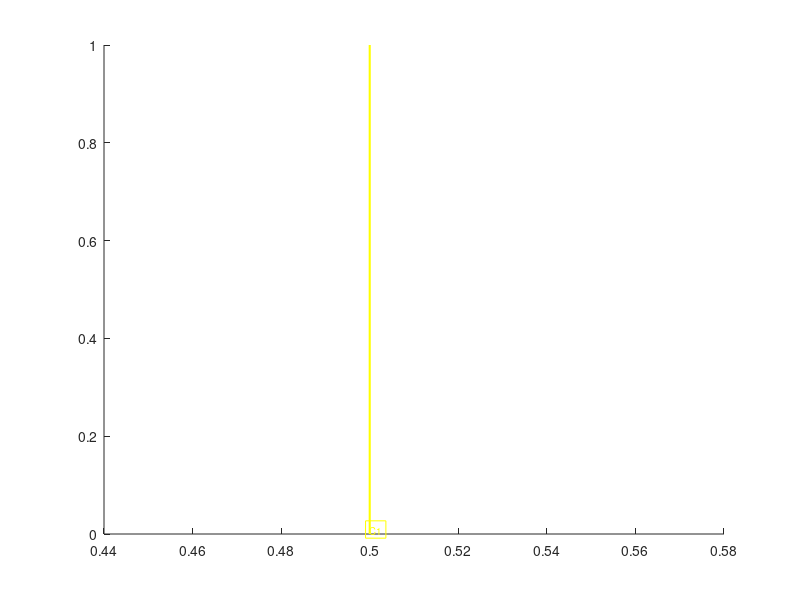

MATLAB code to generate this figure: (Note: this script raises an error after producing the figure.)
function NumberOfCursor=CreateCursor(fhandle, NumberOfCursor, AxesList, UserFunction)
% scCreateCursor creates or replaces a vertical cursor
%
% Examples
% n=CreateCursor()
% n=CreateCursor(fighandle)
% n=CreateCursor(fighandle, CursorNumber)
% n=CreateCursor(fighandle, CursorNumber, AxesList)
% n=CreateCursor(fighandle, CursorNumber, AxesList, UserFunction)
%
% Cursors are specific to a figure. If the figure handle is not specified
% in fhandle, the current figure (returned by gcf) will be used.
% CursorNumber is any positive number. If not specified the lowest numbered
% free cursor number will be used. 
%
% AxesList, if supplied and not empty, is vector of axes handles and 
% will restrict the drawing of cursors to the specified axes. Note that
% cursor numbers must be unique to any MATLAB figure but using this feature,
% cursors 1 and 2, for example,  could be applied to one set of axes 
% while 3 and 4 are applied to a second set.
%
% UserFunction, if specified is a function handle or a cell array
% containing a function handle in the first element. The function will be
% called when there is a ButtonUpEvent following movement of the cursor.
% if UserFunction is a cell array, the 2nd and subsequent elements will be
% passed to the function as arguments.
%
% Returns n, the number of the cursor created in the relevant figure.
%
% A record is kept of the cursors in the figure's application data
% area. Cursor n occupies the nth element of a cell array. Each element is
% a structure containing the following fields:
%           Handles:    a list of objects associated with this cursor -
%                       one line for each axes and one or more text objects
%           IsActive:   true if this cursor is currently being moved. False
%                       otherwise. For manual cursors, IsActive is set by a
%                       button down on the cursor and cleared by a button
%                       up. 
% Functions that affect the position of a cursor must explicitly update all
% the objects listed in Handles. A cursor is not presently an object itself.
%
% Revisions: 27.02.07 add restoration of gca
%            30.01.08 add uicontextmenu. Speed up UpdateCursorPosition.
%            14.11.09 add UserFunction argument
%            15.11.09 update text label only on button up - improves speed
%
% -------------------------------------------------------------------------
% Author: Malcolm Lidierth 01/07
% Copyright ?The Author & King's College London 2007-
% -------------------------------------------------------------------------
%

% Note: These functions presently work with 2D views only

% Keep gca to restore current axes at end
current=gca;

% Figure details
if nargin<1
    fhandle=gcf;
end

if nargin<3
    if isappdata(fhandle, 'AxesList')
        % Within sigTOOL figure
        AxesList=getappdata(fhandle, 'AxesList');
        AxesList=AxesList(AxesList>0);
    else
        % Otherwise
        AxesList=sort(findobj(fhandle, 'type', 'axes'));
    end
else
    if isempty(AxesList)
        AxesList=sort(findobj(fhandle, 'type', 'axes'));
    end
end

if nargin<4
    UserFunction=[];
end

% Get cursor info
newhandles=zeros(1, length(AxesList));
Cursors=getappdata(fhandle, 'VerticalCursors');

% Deal with this cursor number

if isempty(Cursors)
    NumberOfCursor=1;
else
    if nargin<2
        FirstEmpty=0;
        if ~isempty(Cursors)
            for i=1:length(Cursors)
                if isempty(Cursors{i})
                    FirstEmpty=i;
                    break
                end
            end
        end
        if FirstEmpty==0
            NumberOfCursor=length(Cursors)+1;
            Cursors{NumberOfCursor}=[];
        else
            NumberOfCursor=FirstEmpty;
        end
    end
end

% Add numel 19.01.08
if ~isempty(Cursors) && numel(Cursors)>NumberOfCursor && ~isempty(Cursors{NumberOfCursor}) &&...
        isfield(Cursors{NumberOfCursor},'CursorIsActive');
    if Cursors{NumberOfCursor}.CursorIsActive==true
        disp('CreateCursor: Ignored attempt to delete the currently active cursor');
        return
    else
        delete(Cursors{NumberOfCursor}.Handles);
    end
end
Cursors{NumberOfCursor}.IsActive=false;
Cursors{NumberOfCursor}.Handles=[];
Cursors{NumberOfCursor}.Type='';


XLim=get(AxesList(end),'XLim');
xhalf=XLim(1)+(0.5*(XLim(2)-XLim(1)));
for i=1:length(AxesList)
    % For each cursor there is a line object in each axes
    subplot(AxesList(i));
        YLim=get(AxesList(i),'YLim');
        newhandles(i)=line([xhalf xhalf], [YLim(1) YLim(2)]);
        Cursors{NumberOfCursor}.Type='2D';
end

Curcolor = [0.63 0.18 0.18];

% Put a label at the top and make it behave as part of the cursor
axes(AxesList(1));
YLim=get(AxesList(1),'YLim');
th=text(xhalf, YLim(1), ['C' num2str(NumberOfCursor)],...
    'Tag','Cursor',...
    'UserData', NumberOfCursor,...
    'FontSize', 7,...
    'HorizontalAlignment','left',...
    'VerticalAlignment','bottom',...
    'Color', 'y',...
    'EdgeColor','y',...
    'Clipping','off',...
    'ButtonDownFcn',{@CursorButtonDownFcn});

%     'Color', 'k',...
%     'EdgeColor',[26/255 133/255 5/255],...

% Set line properties en bloc
% Note UserData has the cursor number
if ispc==1
    % Windows
    EraseMode='xor';
else
    % Mac etc: 'xor' may cause problems
    EraseMode='normal';
end
set(newhandles, 'Tag', 'Cursor',...
    'Color', 'y',...
    'UserData', NumberOfCursor,...
    'Linewidth',1.5,...
    'Erasemode', EraseMode,...
    'ButtonDownFcn',{@CursorButtonDownFcn, UserFunction});
%     'Color', [26/255 133/255 5/255],...

Cursors{NumberOfCursor}.IsActive=false;
Cursors{NumberOfCursor}.Handles=[newhandles th];

cmenu=uicontextmenu();
uimenu(cmenu, 'Label', 'Delete', 'Callback', @Delete,...
    'UserData', NumberOfCursor);
set(Cursors{NumberOfCursor}.Handles, 'UIContextMenu', cmenu);

setappdata(fhandle, 'VerticalCursors', Cursors);
set(gcf, 'WindowButtonMotionFcn',{@CursorWindowButtonMotionFcn});
% Restore the axes on entry as the current axes
axes(current)
return
end

%--------------------------------------------------------------------------
function CursorButtonDownFcn(hObject, EventData, UserFunction) %#ok<INUSD>
%--------------------------------------------------------------------------

% Make sure we have a left button click
type=get(ancestor(hObject,'figure'), 'SelectionType');
flag=strcmp(type, 'normal');
if flag==0
    % Not so, return and let matlab call the required callback, 
    % e.g. the uicontextmenu, which will be in the queue
    return
end;

% Flag the active cursor
Cursors=getappdata(gcf, 'VerticalCursors');
for i=1:length(Cursors)
    if isempty(Cursors{i})
        continue
    end
    if any(Cursors{i}.Handles==hObject)
            % Set flag
            Cursors{i}.IsActive=true;
            break
    end
end
setappdata(gcf, 'VerticalCursors', Cursors);

% Set up
StoreWindowButtonDownFcn=get(gcf,'WindowButtonDownFcn');
StoreWindowButtonUpFcn=get(gcf,'WindowButtonUpFcn');
StoreWindowButtonMotionFcn=get(gcf,'WindowButtonMotionFcn');
% Store these values in the CursorButtonUpFcn persistent variables so they
% can be used/restored later
CursorButtonUpFcn({hObject,...
    StoreWindowButtonDownFcn,...
    StoreWindowButtonUpFcn,...
    StoreWindowButtonMotionFcn});
% Motion callback needs only the current cursor number
CursorButtonMotionFcn({hObject});

% Set up callbacks
set(gcf, 'WindowButtonUpFcn',{@CursorButtonUpFcn, UserFunction});
set(gcf, 'WindowButtonMotionFcn',{@CursorButtonMotionFcn});
return
end

%--------------------------------------------------------------------------
function CursorButtonUpFcn(hObject, EventData, UserFunction) %#ok<INUSD>
%--------------------------------------------------------------------------
% These persistent values are set by a call from CursorButtonDownFcn
persistent ActiveHandle;
persistent StoreWindowButtonDownFcn;
persistent StoreWindowButtonUpFcn;
persistent StoreWindowButtonMotionFcn;

% Called from CursorButtonDownFcn - hObject is a cell with values to seed
% the persistent variables
if iscell(hObject)
    ActiveHandle=hObject{1};
    StoreWindowButtonDownFcn=hObject{2};
    StoreWindowButtonUpFcn=hObject{3};
    StoreWindowButtonMotionFcn=hObject{4};
    return
end

% Called by button up in a figure window - use the stored CurrentCursor
% value
[Handles cpos]=UpdateCursorPosition(ActiveHandle);
% 15.11.09 Update cursor text object(s)
LabelHandle=findobj(Handles, 'Type', 'text');
tpos=get(LabelHandle,'Position');
tpos(1)=cpos(1);
set(LabelHandle,'Position',tpos);
set(LabelHandle, 'Visible', 'on');
    
% Restore the figure's original callbacks - make sure we do this in the
% same figure that we had when the mouse button-down was detected
h=ancestor(ActiveHandle,'figure');
set(h, 'WindowButtonDownFcn', StoreWindowButtonDownFcn);
set(h, 'WindowButtonUpFcn', StoreWindowButtonUpFcn);
set(h, 'WindowButtonMotionFcn',StoreWindowButtonMotionFcn);


% Remove the active cursor flag
Cursors=getappdata(gcf, 'VerticalCursors');
for i=1:length(Cursors)
    if isempty(Cursors{i})
        continue
    end
    if any(Cursors{i}.Handles==ActiveHandle)
        Cursors{i}.IsActive=false;
        break
    end
end
setappdata(gcf, 'VerticalCursors', Cursors);

% Added 14.11.09. Call user specified function on button up
if nargin==3 && ~isempty(UserFunction)
    if iscell(UserFunction)
        UserFunction{1}(UserFunction{2:end});
    else
        UserFunction();
    end
end

return
end

%--------------------------------------------------------------------------
function CursorButtonMotionFcn(hObject, EventData) %#ok<INUSD>
%--------------------------------------------------------------------------
% This replaces the CursorWindowButtonMotionFcn while a cursor is being
% moved
persistent ActiveHandle;

% Called from CursorButtonDownFcn
if iscell(hObject)
    ActiveHandle=hObject{1};
    return
end
%Called by button up
UpdateCursorPosition(ActiveHandle)
return
end

%--------------------------------------------------------------------------
function [a b]=UpdateCursorPosition(ActiveHandle)
%--------------------------------------------------------------------------
% Get the pointer position in the current axes
thisCursor= get(ActiveHandle,'UserData');
cpos=get(gca,'CurrentPoint');

% Get object handles
Cursors=getappdata(ancestor(ActiveHandle, 'figure'), 'VerticalCursors');
Handles=Cursors{thisCursor}.Handles;

% Update cursor line objects
CursorHandles=findobj(Handles, 'Type', 'line');
% ... and update them:
%if cpos(1,1)==cpos(2,1) && cpos(1,2)==cpos(2,2)
    % 2D Cursor
    % Limit to the x-axis limits
    XLim=get(gca,'XLim');
    if cpos(1)<XLim(1)
        cpos(1)=XLim(1);
    end
    if cpos(1)>XLim(2)
        cpos(1)=XLim(2);
    end
    % Update cursor line object(s)
    set(CursorHandles,'XData',[cpos(1) cpos(1)]);
    % 15.11.09
    % Turn cursor text object(s) off for now - updating them while moving
    % slows performance. Update only on button up
    LabelHandle=findobj(Handles, 'Type', 'text');
    set(LabelHandle, 'Visible', 'off');
% else
%     % TODO: Include support for 3D cursors
%     set(CursorHandles,'XData',[cpos(1) cpos(1)]);
%     return
% end

if nargout>0
    a=Handles;
    b=cpos;
end

return
end

%--------------------------------------------------------------------------
function Delete(hObject, EventData)
%--------------------------------------------------------------------------
fhandle=ancestor(hObject, 'figure');
n=get(hObject, 'UserData');
DeleteCursor(fhandle, n);
set(fhandle, 'Pointer', 'arrow');
return
end
